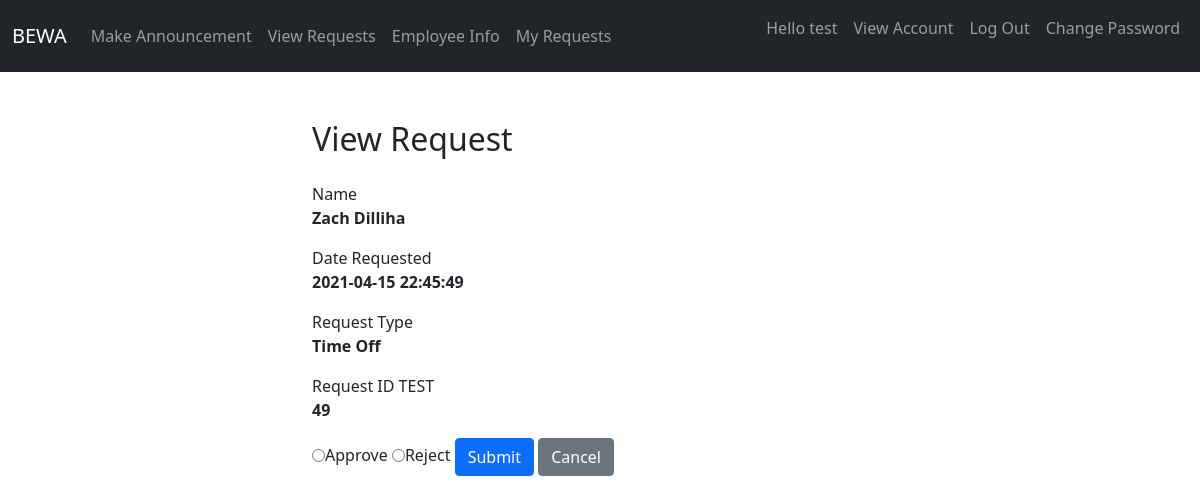
Page /requests/viewRequest.php?rid=39 (signed in) on the committed database.
### tables this page shows
CREATE TABLE `request` (
  `rid` int(11) NOT NULL,
  `empID` int(11) NOT NULL,
  `reqType` tinyint(1) NOT NULL,
  `timeOffID` int(11) DEFAULT NULL,
  `shiftSwapID` int(11) DEFAULT NULL,
  `start_req` datetime NOT NULL DEFAULT current_timestamp(),
  `resolved` tinyint(1) NOT NULL
);

CREATE TABLE `users` (
  `uid` int(11) NOT NULL,
  `username` varchar(50) NOT NULL,
  `password` varchar(255) NOT NULL,
  `created_at` datetime DEFAULT current_timestamp(),
  `isAdmin` tinyint(1) NOT NULL,
  `firstName` text NOT NULL,
  `lastName` text NOT NULL
);

### requests/viewRequest.php (the view, shortened to what this page needs)
<?php
require "../header.php";
if(isset($_POST['rid']) && !empty($_POST['rid'])){
  $resolved = $_POST['resolved'];
  $rid = $_POST['rid'];
  $sql = "UPDATE request SET resolved = ? WHERE rid = ?";
  if($stmt = mysqli_prepare($conn,$sql)){
    mysqli_stmt_bind_param($stmt, "ii", $param_resolved, $param_rid);
    $param_resolved = $resolved;
    $param_rid = $rid;
    if(mysqli_stmt_execute($stmt)){
      header("location: requests.php");
      exit();
    }else{
      echo "Oops! Something went wrong. Please try again later.";
    }
    mysqli_stmt_close($stmt);
  }
  mysqli_close($conn);
}else{
  if(isset($_GET['rid']) && !empty(trim($_GET['rid']))){
    $sql = "SELECT * FROM request, employee, users WHERE rid = ? AND request.empID=employee.empID AND employee.uid=users.uid";
    if($stmt = mysqli_prepare($conn,$sql)){
      mysqli_stmt_bind_param($stmt, "i", $param_rid);
      if(mysqli_stmt_execute($stmt)){
        $result = mysqli_stmt_get_result($stmt);
        if(mysqli_num_rows($result)==1){
          $row = mysqli_fetch_array($result, MYSQLI_ASSOC);
          $timeOffID = $row['timeOffID'];
          $ssID = $row['shiftSwapID'];
        }else {
          header("location: error.php");
          exit();
        }
      }else{
        echo "Oops! Something went wrong. Please try again later.";
      }
    }
  }else{
    header("location: error.php");
    exit();
  }
}
 ?>
 <!DOCTYPE html>
 <html lang="en">
 <head>
     <link href="https://cdn.jsdelivr.net/npm/bootstrap@5.0.0-beta1/dist/css/bootstrap.min.css" rel="stylesheet">
 </head>
 <body>
     <div class="wrapper">
         <div class="container-fluid">
             <div class="row">
                 <div class="col-md-12">
                     <h2 class="mt-5 mb-4">View Request</h2>
                     <form action="<?php echo htmlspecialchars(basename($_SERVER['REQUEST_URI'])); ?>" method="post">
                       <div class="form-group">
                           <label>Name</label>
                           <p><b><?php echo $row["firstName"]." ".$row['lastName']; ?></b></p>
                       </div>
                       <div class="form-group">
                           <label>Date Requested</label>
                           <p><b><?php echo $row["start_req"]?></b></p>
                       </div>
                       <div class="form-group">
                           <label>Request Type</label>
                           <p><b><?php if($row["reqType"]==0){
                             echo "Shift Swap";
                           }else{
                             echo "Time Off";
                           }?></b></p>
                       </div>
                       <div class="form-group">
                           <label>Request ID TEST</label>
                           <p><b><?php if($timeOffID==NULL){
                             echo $ssID;
                           }else{
                             echo $timeOffID;
                           }?></b></p>
                       </div>
                         <input type="radio" name="resolved" value="1">Approve</input>
                         <input type="radio" name="resolved" value="2">Reject</input>
                         <input type="submit" class="btn btn-primary" value="Submit">
                         <a href="requests.php" class="btn btn-secondary ml-2">Cancel</a>
                     </form>
                 </div>
             </div>
         </div>
     </div>
 </body>
 </html>

### requests/viewRequest.php (style rules this page uses)
.wrapper { width: 600px; margin: 0 auto; }

### rows in the picture
request: users.firstName "Zach", users.lastName "Dilliha", start_req "2021-04-15 22:45:49", timeOffID "49"

### other values in the picture
$_SESSION["firstName"] "test"
